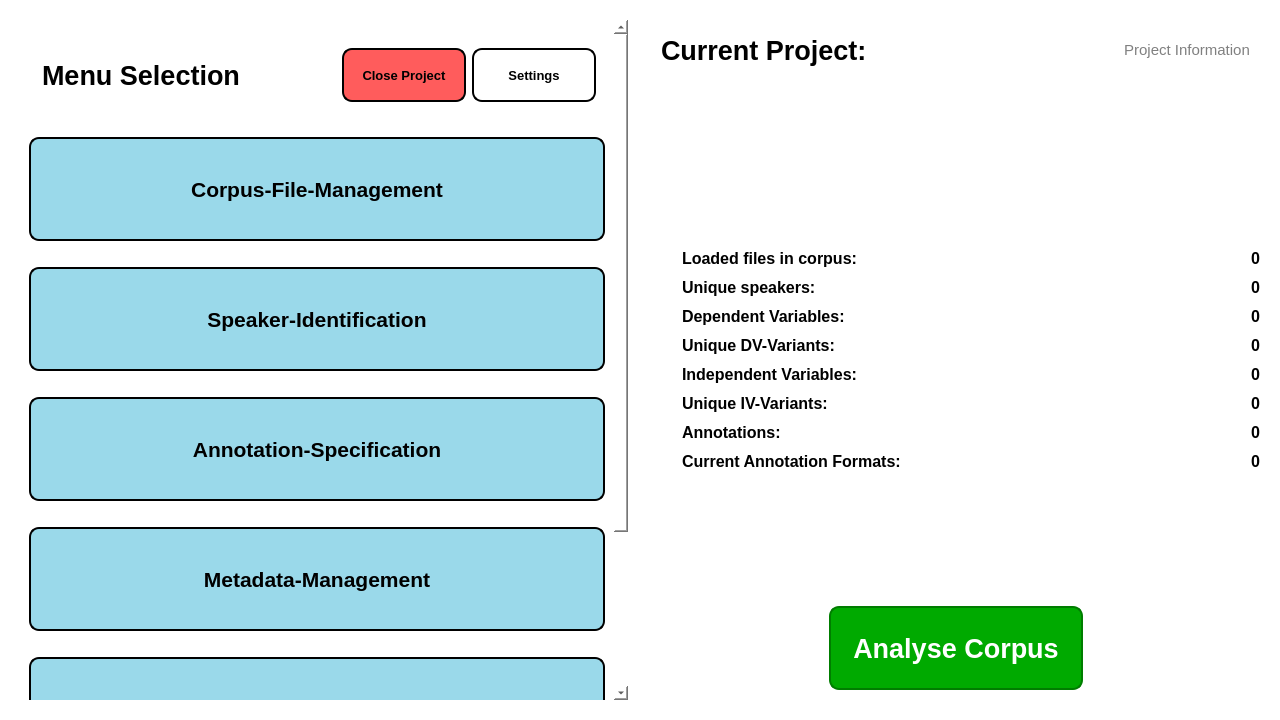
<?xml version="1.0" encoding="UTF-8"?>
<ui version="4.0">
 <class>HomeMenuTab</class>
 <widget class="QWidget" name="HomeMenuTab">
  <property name="geometry">
   <rect>
    <x>0</x>
    <y>0</y>
    <width>1280</width>
    <height>720</height>
   </rect>
  </property>
  <property name="styleSheet">
   <string notr="true">QWidget{
	background-color: white;
}

QPushButton {
    background-color:rgb(154, 217, 234) ;
	color: white;
    min-width: 80px;
	min-height: 40px;
	border-style: solid;
	border-color: rgb(154, 217, 234);
	border-width: 5px;
	border-radius: 10px;
}

QPushButton:pressed {
	background-color:rgb(134, 189, 203) ;
	border-color: rgb(134, 189, 203);
	color: rgb(245, 245, 245);
}</string>
  </property>
  <layout class="QGridLayout" name="gridLayout_2">
   <item row="2" column="1" alignment="Qt::AlignBottom">
    <widget class="QWidget" name="widget_analysebuttoncontainer" native="true">
     <layout class="QVBoxLayout" name="verticalLayout_3">
      <item>
       <widget class="QLabel" name="label_missingforanalysis">
        <property name="font">
         <font>
          <pointsize>10</pointsize>
          <bold>true</bold>
         </font>
        </property>
        <property name="styleSheet">
         <string notr="true">QLabel{color: red;}</string>
        </property>
        <property name="text">
         <string/>
        </property>
        <property name="alignment">
         <set>Qt::AlignCenter</set>
        </property>
       </widget>
      </item>
      <item alignment="Qt::AlignHCenter">
       <widget class="QPushButton" name="btn_home_analysecorpus">
        <property name="enabled">
         <bool>true</bool>
        </property>
        <property name="sizePolicy">
         <sizepolicy hsizetype="Fixed" vsizetype="Fixed">
          <horstretch>0</horstretch>
          <verstretch>0</verstretch>
         </sizepolicy>
        </property>
        <property name="font">
         <font>
          <pointsize>20</pointsize>
          <bold>true</bold>
         </font>
        </property>
        <property name="styleSheet">
         <string notr="true">QPushButton {
	color: white;
	background-color: rgb(0, 170, 0);
    min-width: 250px;
	min-height: 80px;
	border-style: solid;
	border-color: rgb(0, 125, 0);
	border-width: 2px;
	border-radius: 10px;
   margin-top: 10px; 
   margin-bottom: 10px;
}

QPushButton:pressed {
	background-color: rgb(0, 134, 0);
}

QPushButton:disabled{
  background-color: rgb(121, 121, 121);
}</string>
        </property>
        <property name="text">
         <string>Analyse Corpus</string>
        </property>
       </widget>
      </item>
     </layout>
    </widget>
   </item>
   <item row="0" column="1">
    <widget class="QWidget" name="verticalWidget_contents" native="true">
     <layout class="QVBoxLayout" name="verticalLayout_2">
      <item alignment="Qt::AlignTop">
       <widget class="QWidget" name="widget" native="true">
        <layout class="QHBoxLayout" name="horizontalLayout_3">
         <item>
          <widget class="QLabel" name="proj_name_label">
           <property name="sizePolicy">
            <sizepolicy hsizetype="Preferred" vsizetype="Preferred">
             <horstretch>0</horstretch>
             <verstretch>0</verstretch>
            </sizepolicy>
           </property>
           <property name="font">
            <font>
             <pointsize>20</pointsize>
             <bold>true</bold>
            </font>
           </property>
           <property name="text">
            <string>Current Project: &lt;Project Name&gt;</string>
           </property>
           <property name="wordWrap">
            <bool>true</bool>
           </property>
          </widget>
         </item>
         <item alignment="Qt::AlignRight">
          <widget class="QPushButton" name="btn_projectinformation">
           <property name="font">
            <font>
             <pointsize>11</pointsize>
             <bold>false</bold>
            </font>
           </property>
           <property name="styleSheet">
            <string notr="true">QPushButton {
    background-color: white;
    border: 1px solid white;
	color: grey;
}

QPushButton:hover {
    background-color: white;
    color: dark grey; 
	text-decoration: underline;
}

QPushButton:pressed {
    background-color: white;
}

QPushButton:focus {
    border: 1px solid white;
}

QPushButton::menu-indicator {
    image: none;
}</string>
           </property>
           <property name="text">
            <string>Project Information</string>
           </property>
           <property name="icon">
            <iconset resource="resources.qrc">
             <normaloff>:/images/images/Help_Icon.svg</normaloff>:/images/images/Help_Icon.svg</iconset>
           </property>
           <property name="iconSize">
            <size>
             <width>24</width>
             <height>24</height>
            </size>
           </property>
          </widget>
         </item>
        </layout>
       </widget>
      </item>
     </layout>
    </widget>
   </item>
   <item row="0" column="0" rowspan="3">
    <widget class="QWidget" name="verticalWidget_buttons" native="true">
     <property name="minimumSize">
      <size>
       <width>600</width>
       <height>0</height>
      </size>
     </property>
     <property name="styleSheet">
      <string notr="true">QPushButton {
	color: black;
    min-width: 150px;
	min-height: 100px;
	border-style: solid;
	border-color: black;
	border-width: 2px;
	border-radius: 10px;
   margin-top: 10px; 
   margin-bottom: 10px;
}</string>
     </property>
     <layout class="QVBoxLayout" name="verticalLayout">
      <item>
       <widget class="QScrollArea" name="scrollArea_buttons">
        <property name="sizePolicy">
         <sizepolicy hsizetype="Preferred" vsizetype="Expanding">
          <horstretch>0</horstretch>
          <verstretch>0</verstretch>
         </sizepolicy>
        </property>
        <property name="styleSheet">
         <string notr="true">QScrollBar:vertical {
            border: 0px solid #999999;
            background:white;
            width:10px;    
            margin: 0px 0px 0px 0px;
        }
        QScrollBar::handle:vertical {         
       
            min-height: 0px;
          	border: 0px solid red;
			border-radius: 4px;
			background-color: rgb(226, 226, 226);
        }
        QScrollBar::add-line:vertical {       
            height: 0px;
            subcontrol-position: bottom;
            subcontrol-origin: margin;
        }
        QScrollBar::sub-line:vertical {
            height: 0 px;
            subcontrol-position: top;
            subcontrol-origin: margin;
        }</string>
        </property>
        <property name="frameShape">
         <enum>QFrame::NoFrame</enum>
        </property>
        <property name="widgetResizable">
         <bool>true</bool>
        </property>
        <widget class="QWidget" name="scrollAreaWidgetContents_3">
         <property name="geometry">
          <rect>
           <x>0</x>
           <y>0</y>
           <width>600</width>
           <height>892</height>
          </rect>
         </property>
         <layout class="QVBoxLayout" name="verticalLayout_5">
          <item>
           <layout class="QHBoxLayout" name="horizontalLayout_2">
            <item>
             <widget class="QLabel" name="label_home_homeimage">
              <property name="sizePolicy">
               <sizepolicy hsizetype="Minimum" vsizetype="Minimum">
                <horstretch>0</horstretch>
                <verstretch>0</verstretch>
               </sizepolicy>
              </property>
              <property name="pixmap">
               <pixmap resource="resources.qrc">:/images/images/Home_Icon.svg</pixmap>
              </property>
             </widget>
            </item>
            <item>
             <widget class="QLabel" name="label_home_maintitle">
              <property name="sizePolicy">
               <sizepolicy hsizetype="Expanding" vsizetype="Preferred">
                <horstretch>0</horstretch>
                <verstretch>0</verstretch>
               </sizepolicy>
              </property>
              <property name="font">
               <font>
                <pointsize>20</pointsize>
                <bold>true</bold>
               </font>
              </property>
              <property name="text">
               <string>Menu Selection</string>
              </property>
             </widget>
            </item>
            <item alignment="Qt::AlignRight">
             <widget class="QWidget" name="widget_settingsandclose_container" native="true">
              <property name="sizePolicy">
               <sizepolicy hsizetype="Preferred" vsizetype="Maximum">
                <horstretch>0</horstretch>
                <verstretch>0</verstretch>
               </sizepolicy>
              </property>
              <layout class="QHBoxLayout" name="horizontalLayout_4">
               <item>
                <widget class="QPushButton" name="btn_closeproject">
                 <property name="font">
                  <font>
                   <pointsize>10</pointsize>
                   <bold>true</bold>
                  </font>
                 </property>
                 <property name="styleSheet">
                  <string notr="true">QPushButton {
	background-color: rgb(255, 92, 92);
    border: 2px solid black;
	color: black;
	min-height: 50px;
	max-height:50px;
	min-width: 120px;
	max-width: 120px;
}

QPushButton:hover {
	background-color: rgb(255, 50, 50);
    color: dark grey; 
}

QPushButton:pressed {
	background-color: rgb(255, 120, 120);
}


QPushButton::menu-indicator {
    image: none;
}</string>
                 </property>
                 <property name="text">
                  <string>Close Project</string>
                 </property>
                 <property name="icon">
                  <iconset resource="resources.qrc">
                   <normaloff>:/images/images/exit_icon.png</normaloff>:/images/images/exit_icon.png</iconset>
                 </property>
                 <property name="iconSize">
                  <size>
                   <width>28</width>
                   <height>28</height>
                  </size>
                 </property>
                </widget>
               </item>
               <item>
                <widget class="QPushButton" name="btn_settings">
                 <property name="sizePolicy">
                  <sizepolicy hsizetype="Minimum" vsizetype="Maximum">
                   <horstretch>0</horstretch>
                   <verstretch>0</verstretch>
                  </sizepolicy>
                 </property>
                 <property name="font">
                  <font>
                   <pointsize>10</pointsize>
                   <bold>true</bold>
                  </font>
                 </property>
                 <property name="styleSheet">
                  <string notr="true">QPushButton {
	background-color: white;
    border: 2px solid black;
	color: black;
	min-height: 50px;
	max-height:50px;
	min-width: 120px;
	max-width: 120px;
}

QPushButton:hover {
	background-color: rgb(200, 200, 200);
    color: dark grey; 
}

QPushButton:pressed {
    background-color: rgb(220, 220, 220);
}

QPushButton::menu-indicator {
    image: none;
}
</string>
                 </property>
                 <property name="text">
                  <string>Settings</string>
                 </property>
                 <property name="icon">
                  <iconset resource="resources.qrc">
                   <normaloff>:/images/images/settings_symbol.png</normaloff>:/images/images/settings_symbol.png</iconset>
                 </property>
                 <property name="iconSize">
                  <size>
                   <width>28</width>
                   <height>28</height>
                  </size>
                 </property>
                </widget>
               </item>
              </layout>
             </widget>
            </item>
           </layout>
          </item>
          <item alignment="Qt::AlignTop">
           <widget class="QPushButton" name="btn_home_managecorpus_sect">
            <property name="enabled">
             <bool>true</bool>
            </property>
            <property name="sizePolicy">
             <sizepolicy hsizetype="Preferred" vsizetype="Fixed">
              <horstretch>0</horstretch>
              <verstretch>1</verstretch>
             </sizepolicy>
            </property>
            <property name="font">
             <font>
              <pointsize>16</pointsize>
              <bold>true</bold>
             </font>
            </property>
            <property name="styleSheet">
             <string notr="true">QPushButton:disabled{
  background-color: rgb(121, 121, 121);
}</string>
            </property>
            <property name="text">
             <string>Corpus-File-Management</string>
            </property>
           </widget>
          </item>
          <item alignment="Qt::AlignTop">
           <widget class="QPushButton" name="btn_home_speaker_sect">
            <property name="enabled">
             <bool>true</bool>
            </property>
            <property name="sizePolicy">
             <sizepolicy hsizetype="Preferred" vsizetype="Fixed">
              <horstretch>0</horstretch>
              <verstretch>1</verstretch>
             </sizepolicy>
            </property>
            <property name="font">
             <font>
              <pointsize>16</pointsize>
              <bold>true</bold>
             </font>
            </property>
            <property name="styleSheet">
             <string notr="true">QPushButton:disabled{
  background-color: rgb(121, 121, 121);
}</string>
            </property>
            <property name="text">
             <string>Speaker-Identification</string>
            </property>
           </widget>
          </item>
          <item alignment="Qt::AlignTop">
           <widget class="QPushButton" name="btn_home_annotformat_sect">
            <property name="sizePolicy">
             <sizepolicy hsizetype="Preferred" vsizetype="Fixed">
              <horstretch>0</horstretch>
              <verstretch>1</verstretch>
             </sizepolicy>
            </property>
            <property name="font">
             <font>
              <pointsize>16</pointsize>
              <bold>true</bold>
             </font>
            </property>
            <property name="styleSheet">
             <string notr="true">QPushButton:disabled{
  background-color: rgb(121, 121, 121);
}</string>
            </property>
            <property name="text">
             <string>Annotation-Specification</string>
            </property>
           </widget>
          </item>
          <item alignment="Qt::AlignTop">
           <widget class="QPushButton" name="btn_home_varmanag_sect">
            <property name="sizePolicy">
             <sizepolicy hsizetype="Preferred" vsizetype="Fixed">
              <horstretch>0</horstretch>
              <verstretch>1</verstretch>
             </sizepolicy>
            </property>
            <property name="font">
             <font>
              <pointsize>16</pointsize>
              <bold>true</bold>
             </font>
            </property>
            <property name="styleSheet">
             <string notr="true">QPushButton:disabled{
  background-color: rgb(121, 121, 121);
}</string>
            </property>
            <property name="text">
             <string>Metadata-Management</string>
            </property>
           </widget>
          </item>
          <item alignment="Qt::AlignTop">
           <widget class="QPushButton" name="btn_home_analysissettings_sect">
            <property name="sizePolicy">
             <sizepolicy hsizetype="Preferred" vsizetype="Fixed">
              <horstretch>0</horstretch>
              <verstretch>1</verstretch>
             </sizepolicy>
            </property>
            <property name="font">
             <font>
              <pointsize>16</pointsize>
              <bold>true</bold>
             </font>
            </property>
            <property name="styleSheet">
             <string notr="true">QPushButton:disabled{
  background-color: rgb(121, 121, 121);
}</string>
            </property>
            <property name="text">
             <string>Analysis-Settings</string>
            </property>
           </widget>
          </item>
          <item alignment="Qt::AlignTop">
           <widget class="QPushButton" name="btn_home_annotation_sect">
            <property name="enabled">
             <bool>false</bool>
            </property>
            <property name="sizePolicy">
             <sizepolicy hsizetype="Preferred" vsizetype="Fixed">
              <horstretch>0</horstretch>
              <verstretch>1</verstretch>
             </sizepolicy>
            </property>
            <property name="font">
             <font>
              <pointsize>16</pointsize>
              <bold>true</bold>
             </font>
            </property>
            <property name="styleSheet">
             <string notr="true">QPushButton {
    background-color:rgb(255, 170, 0) ;
}

QPushButton:pressed {
	background-color: rgb(229, 153, 0) ;
}

QPushButton:disabled{
  background-color: rgb(121, 121, 121);
}</string>
            </property>
            <property name="text">
             <string>Annotate Corpus</string>
            </property>
           </widget>
          </item>
         </layout>
        </widget>
       </widget>
      </item>
     </layout>
    </widget>
   </item>
   <item row="1" column="1" alignment="Qt::AlignTop">
    <widget class="QWidget" name="gridWidget" native="true">
     <property name="sizePolicy">
      <sizepolicy hsizetype="Preferred" vsizetype="MinimumExpanding">
       <horstretch>0</horstretch>
       <verstretch>0</verstretch>
      </sizepolicy>
     </property>
     <layout class="QGridLayout" name="gridLayout">
      <property name="verticalSpacing">
       <number>10</number>
      </property>
      <item row="0" column="0">
       <widget class="QLabel" name="label_warning_loaded_files">
        <property name="maximumSize">
         <size>
          <width>24</width>
          <height>24</height>
         </size>
        </property>
        <property name="text">
         <string/>
        </property>
        <property name="pixmap">
         <pixmap resource="resources.qrc">:/images/images/warning_symbol.png</pixmap>
        </property>
        <property name="scaledContents">
         <bool>true</bool>
        </property>
       </widget>
      </item>
      <item row="0" column="1">
       <widget class="QLabel" name="label_loadedfiles">
        <property name="font">
         <font>
          <pointsize>12</pointsize>
          <bold>true</bold>
         </font>
        </property>
        <property name="text">
         <string>Loaded files in corpus:</string>
        </property>
       </widget>
      </item>
      <item row="0" column="2" alignment="Qt::AlignRight">
       <widget class="QLabel" name="label_loadedfiles_content">
        <property name="font">
         <font>
          <pointsize>12</pointsize>
          <bold>true</bold>
         </font>
        </property>
        <property name="text">
         <string>0</string>
        </property>
       </widget>
      </item>
      <item row="1" column="0">
       <widget class="QLabel" name="label_warning_speakers">
        <property name="maximumSize">
         <size>
          <width>24</width>
          <height>24</height>
         </size>
        </property>
        <property name="text">
         <string/>
        </property>
        <property name="pixmap">
         <pixmap resource="resources.qrc">:/images/images/warning_symbol.png</pixmap>
        </property>
        <property name="scaledContents">
         <bool>true</bool>
        </property>
       </widget>
      </item>
      <item row="1" column="1">
       <widget class="QLabel" name="label_uniquespeakers">
        <property name="font">
         <font>
          <pointsize>12</pointsize>
          <bold>true</bold>
         </font>
        </property>
        <property name="text">
         <string>Unique speakers:</string>
        </property>
       </widget>
      </item>
      <item row="1" column="2" alignment="Qt::AlignRight">
       <widget class="QLabel" name="label_uniquespeakers_content">
        <property name="font">
         <font>
          <pointsize>12</pointsize>
          <bold>true</bold>
         </font>
        </property>
        <property name="text">
         <string>0</string>
        </property>
       </widget>
      </item>
      <item row="2" column="0">
       <widget class="QLabel" name="label_warning_dvs">
        <property name="maximumSize">
         <size>
          <width>24</width>
          <height>24</height>
         </size>
        </property>
        <property name="text">
         <string/>
        </property>
        <property name="pixmap">
         <pixmap resource="resources.qrc">:/images/images/warning_symbol.png</pixmap>
        </property>
        <property name="scaledContents">
         <bool>true</bool>
        </property>
       </widget>
      </item>
      <item row="2" column="1">
       <widget class="QLabel" name="label_dvs">
        <property name="font">
         <font>
          <pointsize>12</pointsize>
          <bold>true</bold>
         </font>
        </property>
        <property name="text">
         <string>Dependent Variables:</string>
        </property>
       </widget>
      </item>
      <item row="2" column="2" alignment="Qt::AlignRight">
       <widget class="QLabel" name="label_dvs_content">
        <property name="font">
         <font>
          <pointsize>12</pointsize>
          <bold>true</bold>
         </font>
        </property>
        <property name="text">
         <string>0</string>
        </property>
       </widget>
      </item>
      <item row="3" column="0">
       <widget class="QLabel" name="label_warning_dv_variants">
        <property name="maximumSize">
         <size>
          <width>24</width>
          <height>24</height>
         </size>
        </property>
        <property name="text">
         <string/>
        </property>
        <property name="pixmap">
         <pixmap resource="resources.qrc">:/images/images/warning_symbol.png</pixmap>
        </property>
        <property name="scaledContents">
         <bool>true</bool>
        </property>
       </widget>
      </item>
      <item row="3" column="1">
       <widget class="QLabel" name="label_dv_variants">
        <property name="font">
         <font>
          <pointsize>12</pointsize>
          <bold>true</bold>
         </font>
        </property>
        <property name="text">
         <string>Unique DV-Variants:</string>
        </property>
       </widget>
      </item>
      <item row="3" column="2" alignment="Qt::AlignRight">
       <widget class="QLabel" name="label_dv_variants_content">
        <property name="font">
         <font>
          <pointsize>12</pointsize>
          <bold>true</bold>
         </font>
        </property>
        <property name="text">
         <string>0</string>
        </property>
       </widget>
      </item>
      <item row="4" column="0">
       <widget class="QLabel" name="label_warning_ivs">
        <property name="maximumSize">
         <size>
          <width>24</width>
          <height>24</height>
         </size>
        </property>
        <property name="text">
         <string/>
        </property>
        <property name="pixmap">
         <pixmap resource="resources.qrc">:/images/images/warning_symbol.png</pixmap>
        </property>
        <property name="scaledContents">
         <bool>true</bool>
        </property>
       </widget>
      </item>
      <item row="4" column="1">
       <widget class="QLabel" name="label_ivs">
        <property name="font">
         <font>
          <pointsize>12</pointsize>
          <bold>true</bold>
         </font>
        </property>
        <property name="text">
         <string>Independent Variables:</string>
        </property>
       </widget>
      </item>
      <item row="4" column="2" alignment="Qt::AlignRight">
       <widget class="QLabel" name="label_ivs_contents">
        <property name="font">
         <font>
          <pointsize>12</pointsize>
          <bold>true</bold>
         </font>
        </property>
        <property name="text">
         <string>0</string>
        </property>
       </widget>
      </item>
      <item row="5" column="0">
       <widget class="QLabel" name="label_warning_iv_values">
        <property name="maximumSize">
         <size>
          <width>24</width>
          <height>24</height>
         </size>
        </property>
        <property name="text">
         <string/>
        </property>
        <property name="pixmap">
         <pixmap resource="resources.qrc">:/images/images/warning_symbol.png</pixmap>
        </property>
        <property name="scaledContents">
         <bool>true</bool>
        </property>
       </widget>
      </item>
      <item row="5" column="1">
       <widget class="QLabel" name="label_iv_values">
        <property name="font">
         <font>
          <pointsize>12</pointsize>
          <bold>true</bold>
         </font>
        </property>
        <property name="text">
         <string>Unique IV-Variants:</string>
        </property>
       </widget>
      </item>
      <item row="5" column="2" alignment="Qt::AlignRight">
       <widget class="QLabel" name="label_iv_values_content">
        <property name="font">
         <font>
          <pointsize>12</pointsize>
          <bold>true</bold>
         </font>
        </property>
        <property name="text">
         <string>0</string>
        </property>
       </widget>
      </item>
      <item row="6" column="0">
       <widget class="QLabel" name="label_warning_annotations">
        <property name="maximumSize">
         <size>
          <width>24</width>
          <height>24</height>
         </size>
        </property>
        <property name="text">
         <string/>
        </property>
        <property name="pixmap">
         <pixmap resource="resources.qrc">:/images/images/warning_symbol.png</pixmap>
        </property>
        <property name="scaledContents">
         <bool>true</bool>
        </property>
       </widget>
      </item>
      <item row="6" column="1">
       <widget class="QLabel" name="label_annotations">
        <property name="font">
         <font>
          <pointsize>12</pointsize>
          <bold>true</bold>
         </font>
        </property>
        <property name="text">
         <string>Annotations:</string>
        </property>
       </widget>
      </item>
      <item row="6" column="2" alignment="Qt::AlignRight">
       <widget class="QLabel" name="label_annotations_content">
        <property name="font">
         <font>
          <pointsize>12</pointsize>
          <bold>true</bold>
         </font>
        </property>
        <property name="text">
         <string>0</string>
        </property>
       </widget>
      </item>
      <item row="7" column="0">
       <widget class="QLabel" name="label_warning_annotationformats">
        <property name="maximumSize">
         <size>
          <width>24</width>
          <height>24</height>
         </size>
        </property>
        <property name="text">
         <string/>
        </property>
        <property name="pixmap">
         <pixmap resource="resources.qrc">:/images/images/warning_symbol.png</pixmap>
        </property>
        <property name="scaledContents">
         <bool>true</bool>
        </property>
       </widget>
      </item>
      <item row="7" column="1">
       <widget class="QLabel" name="label_annotationformat">
        <property name="font">
         <font>
          <pointsize>12</pointsize>
          <bold>true</bold>
         </font>
        </property>
        <property name="text">
         <string>Current Annotation Formats:</string>
        </property>
       </widget>
      </item>
      <item row="7" column="2" alignment="Qt::AlignRight">
       <widget class="QLabel" name="label_annotationformat_contents">
        <property name="font">
         <font>
          <pointsize>12</pointsize>
          <bold>true</bold>
         </font>
        </property>
        <property name="text">
         <string>0</string>
        </property>
       </widget>
      </item>
     </layout>
    </widget>
   </item>
  </layout>
 </widget>
 <resources>
  <include location="resources.qrc"/>
 </resources>
 <connections/>
</ui>
